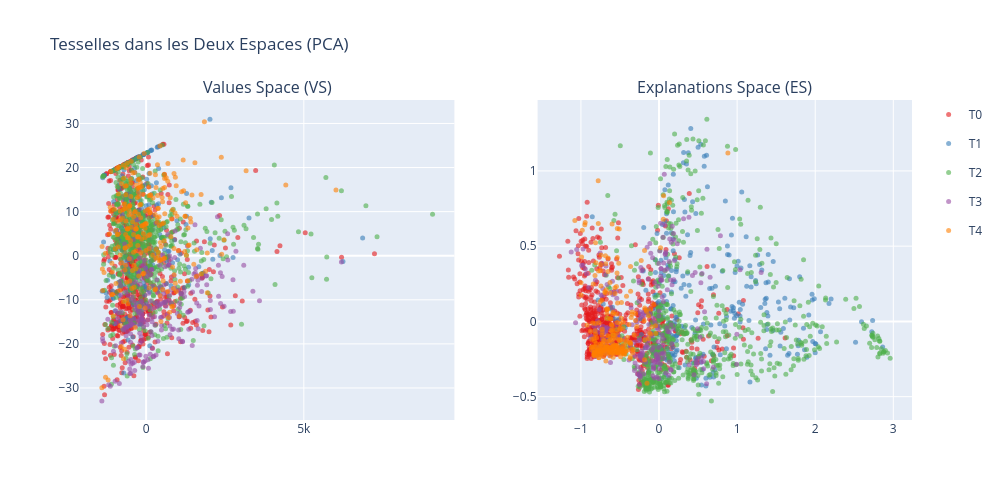

Notebook code for this chart:
### Markdown cell above
---
## ÉTAPE 6 : Visualisation des Tesselles

Projection 2D des Tesselles pour visualiser la séparation.

### Code cell
from sklearn.decomposition import PCA
import plotly.express as px
import plotly.graph_objects as go
from plotly.subplots import make_subplots

# PCA pour visualisation
pca_vs = PCA(n_components=2).fit_transform(X_vs)
pca_es = PCA(n_components=2).fit_transform(X_es)

# DataFrame pour plotly
df_viz = pd.DataFrame({
    'VS_PC1': pca_vs[:, 0],
    'VS_PC2': pca_vs[:, 1],
    'ES_PC1': pca_es[:, 0],
    'ES_PC2': pca_es[:, 1],
    'Tesselle': tessellation_result.labels.astype(str),
    'Prix': y
})

# Marquer le bruit
df_viz.loc[df_viz['Tesselle'] == '-1', 'Tesselle'] = 'Bruit'

# Figure avec 2 sous-plots
fig = make_subplots(
    rows=1, cols=2,
    subplot_titles=['Values Space (VS)', 'Explanations Space (ES)']
)

# Couleurs par tesselle
colors = px.colors.qualitative.Set1
tesselles = sorted(df_viz['Tesselle'].unique())

for i, tesselle in enumerate(tesselles):
    mask = df_viz['Tesselle'] == tesselle
    color = 'lightgray' if tesselle == 'Bruit' else colors[i % len(colors)]
    
    # VS
    fig.add_trace(
        go.Scatter(
            x=df_viz.loc[mask, 'VS_PC1'],
            y=df_viz.loc[mask, 'VS_PC2'],
            mode='markers',
            marker=dict(size=5, color=color, opacity=0.6),
            name=f'T{tesselle}',
            legendgroup=tesselle,
            showlegend=True
        ),
        row=1, col=1
    )
    
    # ES
    fig.add_trace(
        go.Scatter(
            x=df_viz.loc[mask, 'ES_PC1'],
            y=df_viz.loc[mask, 'ES_PC2'],
            mode='markers',
            marker=dict(size=5, color=color, opacity=0.6),
            name=f'T{tesselle}',
            legendgroup=tesselle,
            showlegend=False
        ),
        row=1, col=2
    )

fig.update_layout(
    title='Tesselles dans les Deux Espaces (PCA)',
    height=500,
    width=1000
)
fig.show()

### Figure 1 — Plotly figure (JSON) as saved in the notebook; plotly's stock layout.template omitted (floating-point values rounded to 4 significant figures; data arrays with more than 128 entries replaced by an {"elided": "..."} marker saying what was removed)
{"data": [{"legendgroup": "0", "marker": {"color": "rgb(228,26,28)", "opacity": 0.6, "size": 5}, "mode": "markers", "name": "T0", "showlegend": true, "type": "scatter", "x": {"elided": "600 float values"}, "xaxis": "x", "y": {"elided": "600 float values"}, "yaxis": "y"}, {"legendgroup": "0", "marker": {"color": "rgb(228,26,28)", "opacity": 0.6, "size": 5}, "mode": "markers", "name": "T0", "showlegend": false, "type": "scatter", "x": {"elided": "600 float values"}, "xaxis": "x2", "y": {"elided": "600 float values"}, "yaxis": "y2"}, {"legendgroup": "1", "marker": {"color": "rgb(55,126,184)", "opacity": 0.6, "size": 5}, "mode": "markers", "name": "T1", "showlegend": true, "type": "scatter", "x": {"elided": "258 float values"}, "xaxis": "x", "y": {"elided": "258 float values"}, "yaxis": "y"}, {"legendgroup": "1", "marker": {"color": "rgb(55,126,184)", "opacity": 0.6, "size": 5}, "mode": "markers", "name": "T1", "showlegend": false, "type": "scatter", "x": {"elided": "258 float values"}, "xaxis": "x2", "y": {"elided": "258 float values"}, "yaxis": "y2"}, {"legendgroup": "2", "marker": {"color": "rgb(77,175,74)", "opacity": 0.6, "size": 5}, "mode": "markers", "name": "T2", "showlegend": true, "type": "scatter", "x": {"elided": "643 float values"}, "xaxis": "x", "y": {"elided": "643 float values"}, "yaxis": "y"}, {"legendgroup": "2", "marker": {"color": "rgb(77,175,74)", "opacity": 0.6, "size": 5}, "mode": "markers", "name": "T2", "showlegend": false, "type": "scatter", "x": {"elided": "643 float values"}, "xaxis": "x2", "y": {"elided": "643 float values"}, "yaxis": "y2"}, {"legendgroup": "3", "marker": {"color": "rgb(152,78,163)", "opacity": 0.6, "size": 5}, "mode": "markers", "name": "T3", "showlegend": true, "type": "scatter", "x": {"elided": "243 float values"}, "xaxis": "x", "y": {"elided": "243 float values"}, "yaxis": "y"}, {"legendgroup": "3", "marker": {"color": "rgb(152,78,163)", "opacity": 0.6, "size": 5}, "mode": "markers", "name": "T3", "showlegend": false, "type": "scatter", "x": {"elided": "243 float values"}, "xaxis": "x2", "y": {"elided": "243 float values"}, "yaxis": "y2"}, {"legendgroup": "4", "marker": {"color": "rgb(255,127,0)", "opacity": 0.6, "size": 5}, "mode": "markers", "name": "T4", "showlegend": true, "type": "scatter", "x": {"elided": "256 float values"}, "xaxis": "x", "y": {"elided": "256 float values"}, "yaxis": "y"}, {"legendgroup": "4", "marker": {"color": "rgb(255,127,0)", "opacity": 0.6, "size": 5}, "mode": "markers", "name": "T4", "showlegend": false, "type": "scatter", "x": {"elided": "256 float values"}, "xaxis": "x2", "y": {"elided": "256 float values"}, "yaxis": "y2"}], "layout": {"annotations": [{"font": {"size": 16}, "showarrow": false, "text": "Values Space (VS)", "x": 0.225, "xanchor": "center", "xref": "paper", "y": 1, "yanchor": "bottom", "yref": "paper"}, {"font": {"size": 16}, "showarrow": false, "text": "Explanations Space (ES)", "x": 0.775, "xanchor": "center", "xref": "paper", "y": 1, "yanchor": "bottom", "yref": "paper"}], "height": 500, "title": {"text": "Tesselles dans les Deux Espaces (PCA)"}, "width": 1000, "xaxis": {"anchor": "y", "domain": [0, 0.45]}, "xaxis2": {"anchor": "y2", "domain": [0.55, 1]}, "yaxis": {"anchor": "x", "domain": [0, 1]}, "yaxis2": {"anchor": "x2", "domain": [0, 1]}}}
